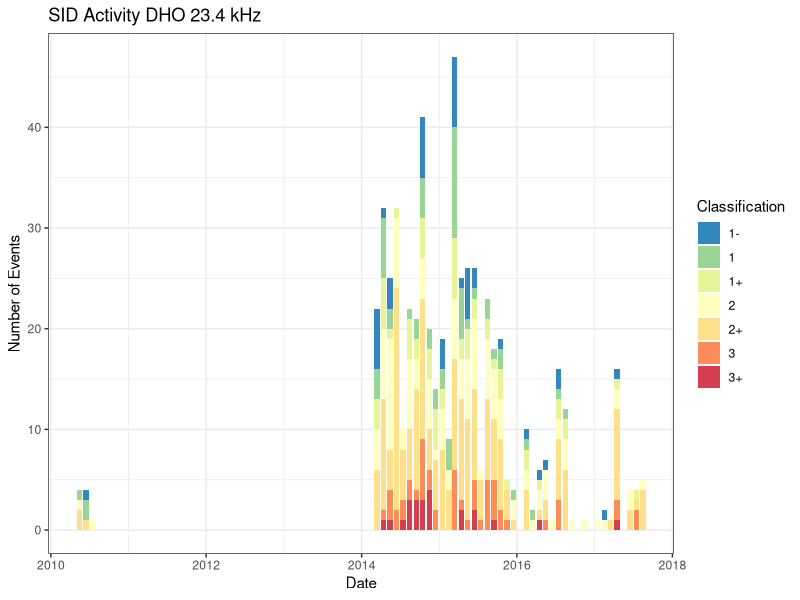

Write the R code that produced this figure.
#library(data.table)
library(ggplot2)
library(dplyr)
#library(lubridate)
library(tidyr)

# Read in SID data. 
raw <- read.csv("Solar Activity/SID Log-Table.csv", sep=";", skip=1, as.is=T, na.strings="", strip.white=T, col.names=c("date","t0","t0_q","t1","t1_q","t2","t2_q","dt", "definition", "transmitter"))
nrow(raw)

# Select only columns needed.
raw <- raw %>% select(date, t0, t1, t2, definition, transmitter)

# Preprocess data.
data <- with(raw, {
  df <- data.frame(date=as.Date(date,"%Y-%m-%d"))
  df$day <- as.numeric(substr(date,9,10))
  df$month <- as.numeric(substr(date,6,7))
  df$year <- as.numeric(substr(date,1,4))
  df$begin <- as.numeric(strptime(paste(date, t0), "%Y-%m-%d %H:%M"))
  df$peak <- as.numeric(strptime(paste(date, t1), "%Y-%m-%d %H:%M"))
  df$end <- as.numeric(strptime(paste(date, t2), "%Y-%m-%d %H:%M"))
  df$definition <- as.factor(definition)
  df$transmitter <- as.factor(transmitter)
  df
})

# Read SID signal classification from file.
classification <- read.csv("Classification.csv", as.is=T)
classification

# Apply SID signal classification.
data$classification <- with(data, {
  duration <- trunc((end - begin) / 60 + 0.5) # minutes
  code <- rep(NA, length(duration))
  for (i in seq(1,length(code))) {
    code[duration >= classification$t0[i] & duration <= classification$t1[i]] = classification$code[i]
  }
  factor(code, levels=c("1-", "1", "1+", "2", "2+", "3", "3+"))
})

# Preprocessing result.
head(data)

first.of.current.month <- as.Date(cut(Sys.Date(),"month"))

DHO <- data %>% 
  
  filter(transmitter == "DHO 23.4") %>%
  
  # Filter any event before the first of current month (= omit current month)
  filter(date < first.of.current.month) %>%
  
  # Set date as mid of month (to group by month).
  mutate(date=as.Date(paste(year,month,"15",sep="-"),"%Y-%m-%d")) %>%
  
  # Pick only needed columns.
  select(date, classification) %>% 
  
  # Group by date and classification.
  group_by(date, classification) %>%
  
  # Summarize events.
  summarize(n=n())

ggplot(DHO) +
  geom_bar(aes(x=date, y=n, fill=classification), stat="identity") +
  scale_fill_brewer(name="Classification", palette="Spectral", direction=-1) +
  labs(title="SID Activity DHO 23.4 kHz", x="Date", y="Number of Events") +
  theme_bw()